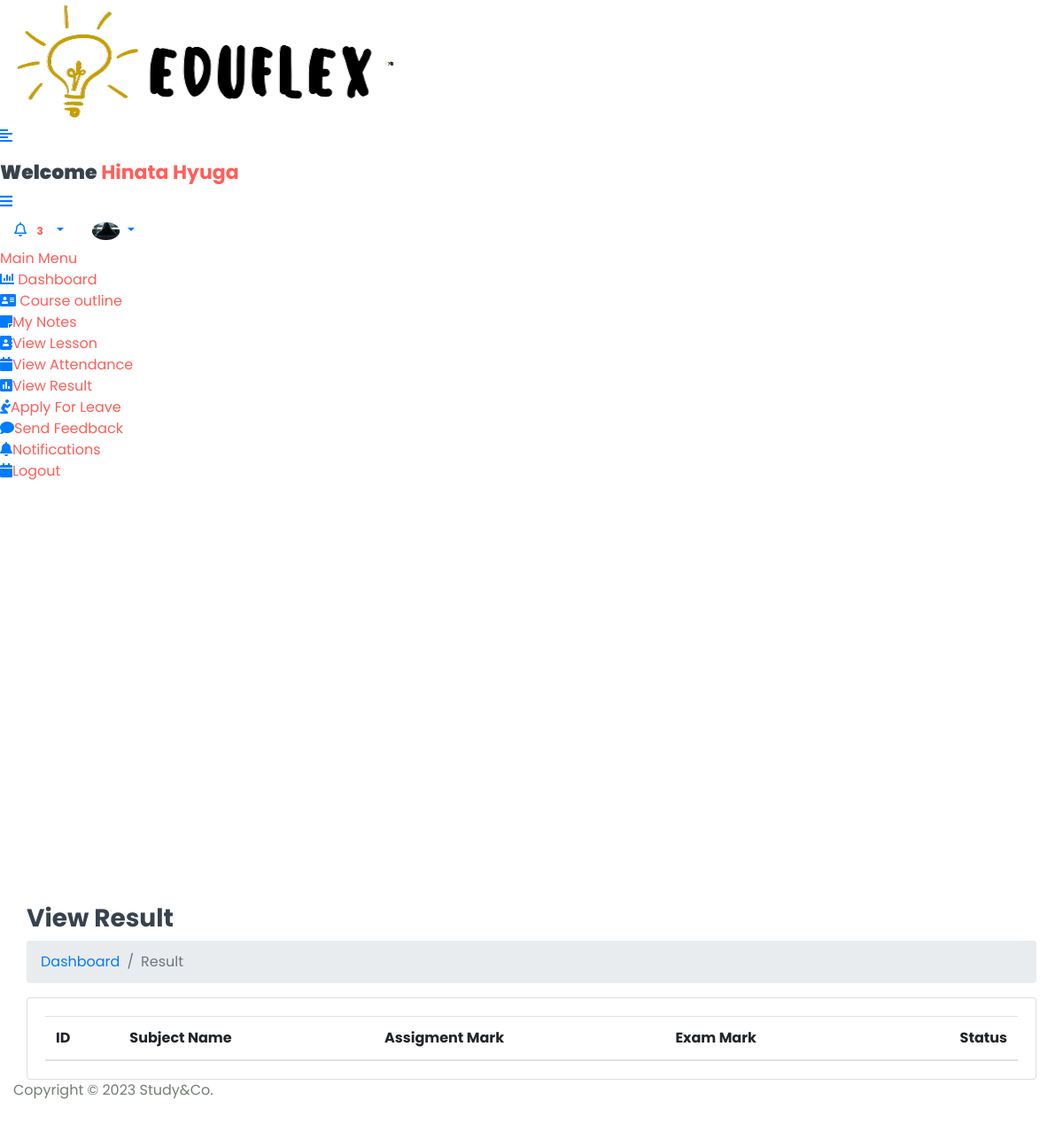
Before: /Student/View_Result/ (signed in) with the older database file.
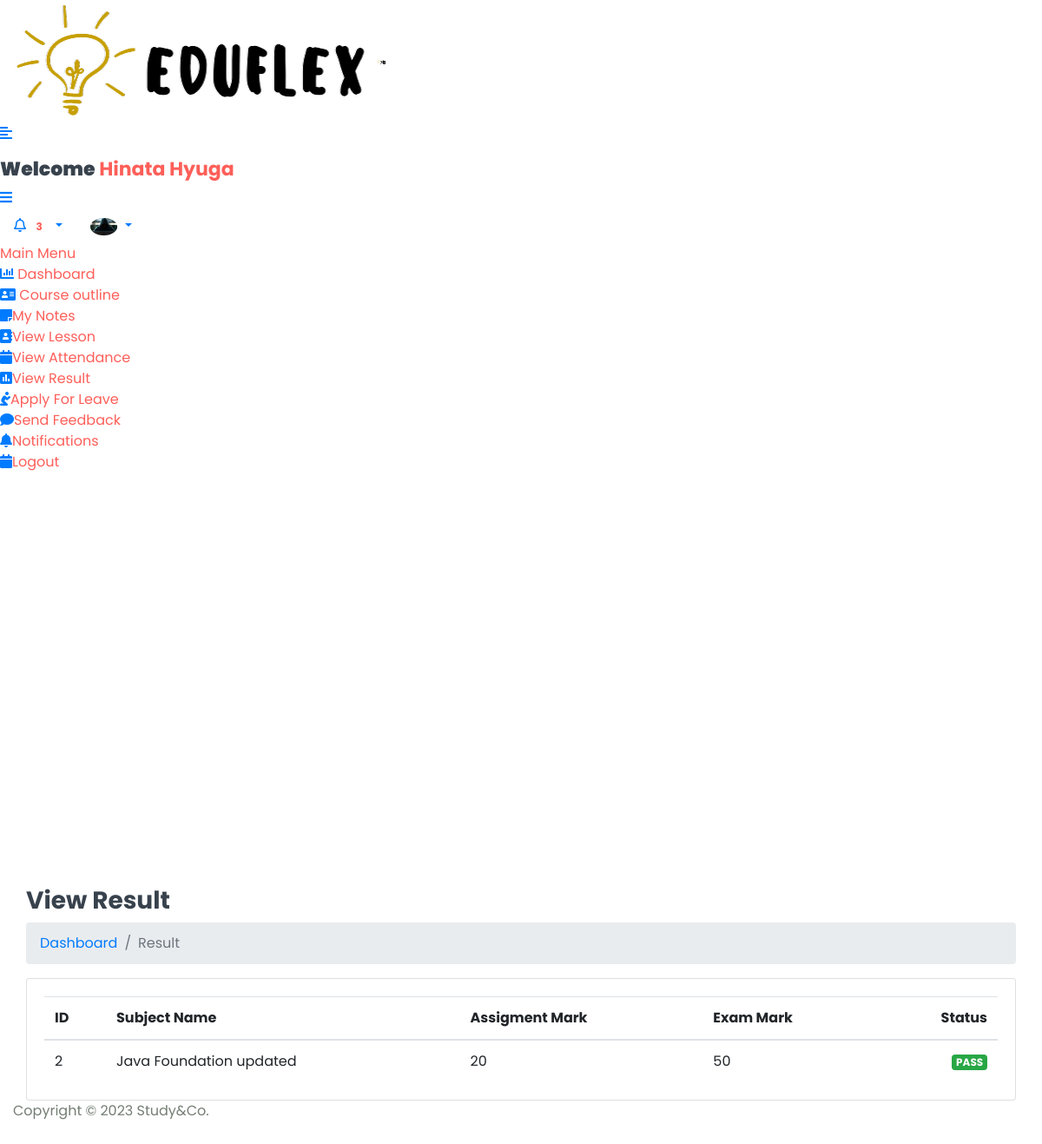
After: the same page with the newer database file.
### StudyApp/models.py (models this page shows, shortened)
class CustomUser(AbstractUser):
    USER = (
        (1,'HOD'),
        (2,'STAFF'),
        (3,'STUDENT'),
    )
    user_type = models.CharField(choices=USER,max_length=50,default=1)
    profile_pic = models.ImageField(upload_to='media/profile_pic')

class StudentResult(models.Model):
    student_id = models.ForeignKey(Student,on_delete=models.CASCADE)
    subject_id = models.ForeignKey(Subject,on_delete=models.CASCADE)
    assignment_mark = models.IntegerField()
    exam_mark = models.IntegerField()
    created_at = models.DateField(auto_now_add=True)
    updated_at = models.DateField(auto_now_add=True)

class Subject(models.Model):
    name = models.CharField(max_length=100)
    course = models.ForeignKey(Course,on_delete=models.CASCADE)
    staff = models.ForeignKey(Staff,on_delete=models.CASCADE)
    created_at = models.DateTimeField(auto_now_add=True,null = True)
    updated_at = models.DateTimeField(auto_now=True)

### StudyGo/Student_Views.py (the view)
# urls.py: path('Student/View_Result/',Student_Views.VIEW_RESULT,name='view_result'),
@login_required(login_url='login/')
def VIEW_RESULT(request):
    mark = None
    student = Student.objects.get(admin = request.user.id)
    result = StudentResult.objects.filter(student_id = student)
    for i in result:
        assignment_mark = i.assignment_mark
        exam_mark = i.exam_mark
        mark = assignment_mark + exam_mark
    context = {
        'result':result,
        'mark':mark
    }
    return render(request,'Student/view_result.html',context)

### templates/Student/view_result.html (shortened to what this page needs)
{% extends 'base.html' %} {% block content %}
<div class="content container-fluid">
  <div class="page-header">
    <div class="row align-items-center">
      <div class="col">
        <h3 class="page-title">View Result</h3>
        <ul class="breadcrumb">
          <li class="breadcrumb-item"><a href="index.html">Dashboard</a></li>
          <li class="breadcrumb-item active">Result</li>
        </ul>
      </div>
    </div>
  </div>
  <div class="row">
    <div class="col-sm-12">
      <div class="card card-table">
        <div class="card-body">
          <div class="table-responsive">
            <table id="table_id" class="table table-hover table-center mb-0">
              <thead>
                <tr>
                  <th>ID</th>
                  <th>Subject Name</th>
                  <th>Assigment Mark</th>
                  <th>Exam Mark</th>
                  <th class="text-right">Status</th>
                </tr>
              </thead>
              <tbody>
                {% for i in result %}
                <tr>
                  <td>{{i.id}}</td>
                  <td>{{i.subject_id.name}}</td>
                  <td>{{i.assignment_mark}}</td>
                  <td>{{i.exam_mark}}</td>
                  <td class="text-right">
                    {% if mark >= 50 %}
                    <span class="badge badge-success">PASS</span>
                    {% else %}
                    <span class="badge badge-danger">FAIL</span>
                    {% endif %}
                  </td>
                </tr>
                {% endfor %}
              </tbody>
            </table>
          </div>
        </div>
      </div>
    </div>
  </div>
</div>
{% endblock content %}

### templates/base.html (shortened to what this page needs)
{% load static %}
<!DOCTYPE html>
<html lang="en">
  <head>
    <link
      rel="stylesheet"
      href="{% static 'assets/plugins/bootstrap/css/bootstrap.min.css' %}"
    />
    <link
      rel="stylesheet"
      href="{% static 'assets/plugins/fontawesome/css/fontawesome.min.css' %}"
    />
    <link
      rel="stylesheet"
      href="{% static 'assets/plugins/fontawesome/css/all.min.css' %}"
    />
    <link rel="stylesheet" href="{% static 'assets/css/style.css' %}" />
    <link rel="stylesheet" href="{% static 'assets/plugins/datatables/datatables.min.css' %}">
  </head>
  <body>
    <div class="main-wrapper">
      {% include 'includes/header.html' %} {% include 'includes/sidebar.html' %}
      <div class="page-wrapper">
        <div class="content container-fluid">
         {% block content %}{% endblock content %}
          {% include 'includes/footer.html' %}
         </div>
    </div>
  </body>
</html>

### templates/includes/header.html (shortened to what this page needs)
{% load static %}
<div class="header">
  <div class="header-left">
    <a href="#" class="logo">
      <img src="{% static 'assets/img/eduflex.png' %}" alt="Logo" />
    </a>
    <a href="#" class="logo logo-small">
      <img
        src="{% static 'assets/img/eduflex.png' %}"
        alt="Logo"
        width="10"
        height="10"
      />
    </a>
  </div>
  <a href="javascript:void(0);" id="toggle_btn">
    <i class="fas fa-align-left"></i>
  </a>
  <div class="top-nav-search mt-3">
    <h4>
      <strong>Welcome</strong
      ><span> {{user.first_name}} {{user.last_name}} </span>
    </h4>
  </div>
  <a class="mobile_btn" id="mobile_btn">
    <i class="fas fa-bars"></i>
  </a>
  <ul class="nav user-menu">
    <li class="nav-item dropdown noti-dropdown">
      <a href="#" class="dropdown-toggle nav-link" data-toggle="dropdown">
        <i class="far fa-bell"></i>
        <span class="badge badge-pill">3</span>
      </a>
    </li>
    <li class="nav-item dropdown has-arrow">
      <a href="#" class="dropdown-toggle nav-link" data-toggle="dropdown">
        {% if user.profile_pic == "" %}
        <span class="user-img"
          ><img
            class="rounded-circle"
            src="{% static 'assets/img/noimg.jpg' %}"
            width="31"
            alt="Ryan Taylor"
        /></span>
        {% else %}
        <span class="user-img"
          ><img
            class="rounded-circle"
            src="/{{user.profile_pic}}"
            width="31"
            alt="Ryan Taylor"
        /></span>
        {% endif %}
      </a>
    </li>
  </ul>
</div>

### templates/includes/sidebar.html (shortened to what this page needs)
<div class="sidebar" id="sidebar">
  <div class="sidebar-inner slimscroll">
    <div id="sidebar-menu" class="sidebar-menu">
      {% if user.user_type == '1' %}
      <ul>
        <li class="menu-title">
          <span>Main Menu</span>
        </li>
        <li>
          <a href="{% url 'hod_home' %}"
            ><i class="fas fa-chart-bar"></i> <span>Dashboard</span></a
          >
        </li>
        <li class="submenu">
          <a href="#"
            ><i class="fas fa-user-graduate"></i> <span> Students</span>
            <span class="menu-arrow"></span
          ></a>
          <ul>
            <li><a href={% url 'add_student' %}>Add Student</a></li>
            <li><a href={% url 'view_student' %}>View Student</a></li>
          </ul>
        </li>
        <li class="submenu">
          <a href="#"
            ><i class="fas fa-chalkboard-teacher"></i> <span> Staff</span>
            <span class="menu-arrow"></span
          ></a>
          <ul>
            <li><a href="{% url 'add_staff' %}">Add Staff</a></li>
            <li><a href="{% url 'view_staff' %}">View Staff</a></li>
          </ul>
        </li>
        <li class="submenu">
          <a href="#"
            ><i class="fa fa-graduation-cap"></i> <span> Course</span>
            <span class="menu-arrow"></span
          ></a>
          <ul>
            <li><a href="{% url 'add_course' %}">Add Course</a></li>
            <li><a href="{% url 'view_course' %}">View Course</a></li>
          </ul>
        </li>
        <li class="submenu">
          <a href="#"
            ><i class="fas fa-book-reader"></i> <span> Subjects</span>
            <span class="menu-arrow"></span
          ></a>
          <ul>
            <li><a href="{% url 'add_subject' %}">Add Subject</a></li>
            <li><a href="{% url 'view_subject' %}">View Subject</a></li>
          </ul>
        </li>
        <li class="submenu">
          <a href="#"
            ><i class="fas fa-clock"></i> <span> Session</span>
            <span class="menu-arrow"></span
          ></a>
          <ul>
            <li><a href="{% url 'add_session' %}">Add Session</a></li>
            <li><a href="{% url 'view_session' %}">View Session</a></li>
          </ul>
        </li>
        <li>
          <a href="{% url 'staff_send_notification' %}"
            ><i class="fa fa-bell"></i> <span>Send Staff Notification</span></a
          >
        </li>
        <li>
          <a href="{% url 'student_send_notification' %}"
            ><i class="fa fa-bell"></i> <span>Send Student Notification</span></a
          >
        </li>
        <li>
          <a href="{% url 'view_attendance' %}"
            ><i class="fa fa-calendar"></i> <span>View Attendance</span></a
          >
        </li>
        <li>
          <a href="{% url 'staff_feedback_reply' %}"
            ><i class="fas fa-comments"></i> <span>Staff Feedback</span></a
          >
        </li>
        <li>
          <a href="{% url 'get_student_feedback' %}"
            ><i class="fas fa-comment"></i> <span>Student Feedback</span></a
          >
        </li>
        <li>
          <a href="{% url 'staff_leave_view' %}"
            ><i class="fas fa-envelope"></i> <span>Staff Leave</span></a
          >
        </li>
        <li>
          <a href="{% url 'student_leave_view' %}"
            ><i class="fas fa-holly-berry"></i> <span>Student Leave</span></a
          >
        </li>
        <li>
          <a href="{% url 'logout' %}"
            ><i class="fa fa-sign-out-alt"></i> <span>Logout</span></a
          >
        </li>
      </ul>
      {% else %}
      <ul>
        <li class="menu-title">
        </li>
        <li>
          <a href="{% url 'student_home' %}"
            ><i class="fas fa-chart-bar"></i> <span>Dashboard</span></a
          >
        </li>
        <li>
          <a href="{% url 'course_outline' %}"
            ><i class="fas fa-address-card"></i> <span>Course outline</span></a
          >
        </li>
        <li>
          <a href="{% url 'view_all_notes' %}"><i class="fa fa-sticky-note" aria-hidden="true"></i><span>My Notes</span></a>
        </li>
        <li>
          <a href="{% url 'student_view_lesson' %}"><i class="fa fa-address-book" aria-hidden="true"></i><span>View Lesson</span></a>
        </li>
        <li>
          <a href="{% url 'student_view_attendance' %}"><i class="fa fa-calendar" aria-hidden="true"></i><span>View Attendance</span></a>
        </li>
        <li >
          <a href="{% url 'view_result' %}"><i class="fa fa-poll" aria-hidden="true"></i><span>View Result</span></a>
        </li>
        <li >
          <a href="{% url 'student_leave' %}"><i class="fa fa-pray" aria-hidden="true"></i><span>Apply For Leave</span></a>
        </li>
        <li>
          <a href="{% url 'student_feedback' %}"><i class="fa fa-comment" aria-hidden="true"></i><span>Send Feedback</span></a>
        </li>
        <li>
          <a href="{% url 'student_notification' %}"><i class="fa fa-bell" aria-hidden="true"></i><span>Notifications</span></a>
        </li>
        <li>
          <a href="{% url 'logout' %}"><i class="fa fa-calendar" aria-hidden="true"></i><span>Logout</span></a>
        </li>
      </ul>
      {% endif %}
    </div>
  </div>
</div>

### templates/includes/footer.html
<footer>
  <p>Copyright © 2023 Study&Co.</p>
</footer>

### static/assets2/css/style.css (style rules this page uses)
body { font-family: 'Poppins', sans-serif; font-style: normal; color: #747e74; overflow-x: hidden; }
* { margin: 0; padding: 0; box-sizing: border-box; }
img { max-width: 100%; }
ul { margin: 0; padding: 0; list-style-type: none; }
a { text-decoration: none; display: inline-block; }
h1, h3, h4 { font-family: 'Poppins', sans-serif; font-weight: 700; color: #38424d; }
h3 { font-size: 28px; }
h4 { font-size: 22px; }
p { font-size: 16px; font-weight: 400; line-height: 24px; color: #747e74; margin: 0; }
span { display: contents; color: #fe5f59; }

Changed rows visible on the page:
added StudentResult: id "2", subject_id.name "Java Foundation updated", assignment_mark "20", exam_mark "50"
